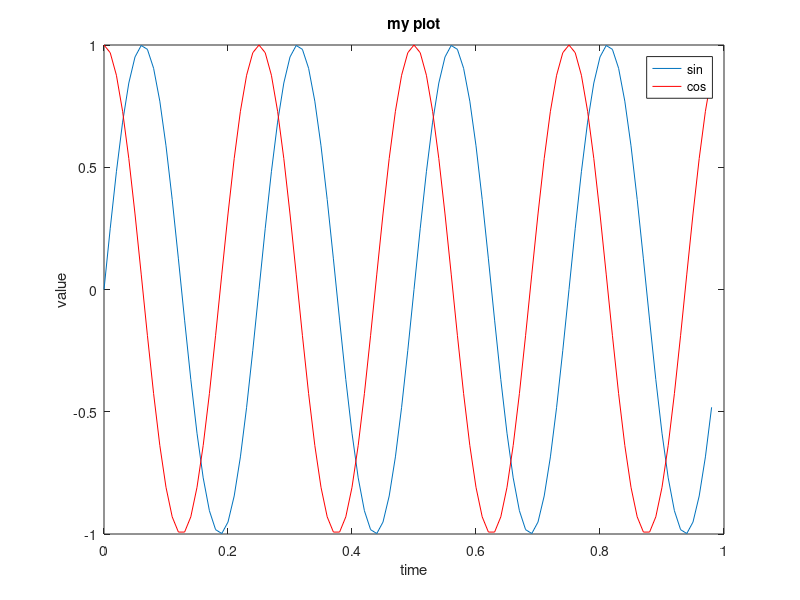
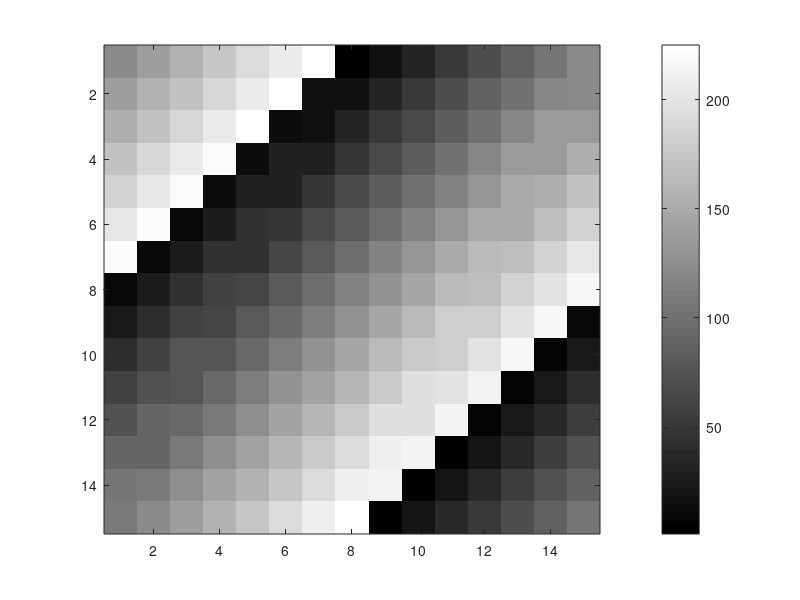

Recreate these plots in MATLAB, in order.
%Note that this is a practice code written by myself while taking the lecture of Machine Learning by Stanford University, of prof Andrew Ng

t = [0:0.01:0.98];
t
y1 = sin(2 * pi * 4 * t);
plot(t,y1);

y2 = cos(2 * pi * 4 * t);
plot(t, y2);

plot(t, y1);
hold on;
plot(t, y2, 'r');
xlabel('time')
ylabel('value')
legend('sin', 'cos')
title('my plot')
print -dpng 'myPlot.png'
ls
close %just closes the plot

figure(1);
plot(t,y1);
figure(2);
plot(t,y2);

subplot(1,2,1); % sub-divides plot to a 1x2 grid, accessing first element at first.
plot(t,y1);
subplot(1,2,2);
plot(t,y2);
axis([0.5 1 -1 1]) %setting the range of x-value from 0.5 to 1, y-value from -1 to 1
clf;
A = magic(5)
imagesc(A)
imagesc(A), colorbar, colormap gray;
imagesc(magic(15)), colorbar, colormap gray;

a = 1, b = 2, c = 3
a = 1; b = 2; c = 3;
  % these two do the same thing, but , prints out the result one-by-one, but ; doesn't print out anything